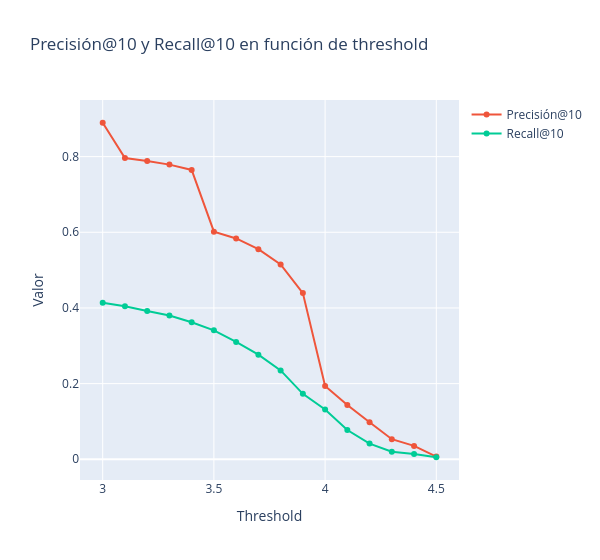

Notebook cell for this chart:
### Markdown cell above
> **Respuesta**: En el gráfico, se puede ver que ambas métricas disminuyen a medida que aumenta el `threshold`. Esta disminución es más drástica en `precision@10`, dado que converge al mismo valor que `recall@10`, pero la diferencia es que parte de un punto mucho más alto. Este comportamiento es el esperado, porque un _threshold_ más alto significa que el umbral para reconocer como relevante una cerveza es mayor, es decir, se requiere una calificación más cercana a $5$ para que sea relevante para el cliente.

### Code cell
mean_precisions = []
mean_recalls = []

for threshold in np.arange(3.0, 4.50 + 1e-2, 0.1):
  precisions, recalls = precision_recall_at_k(pred, k=10, threshold=threshold)
  mean_precisions.append(np.mean(list(precisions.values())))
  mean_recalls.append(np.mean(list(recalls.values())))

plt = px.line(title='Precisión@10 y Recall@10 en función de threshold')
plt.add_scatter(
  x=list(np.arange(3.0, 4.50 + 1e-2, 0.1)), 
  y=mean_precisions,
  mode='lines+markers', 
  name='Precisión@10'
)
plt.add_scatter(
  x=list(np.arange(3.0, 4.50 + 1e-2, 0.1)), 
  y=mean_recalls,
  mode='lines+markers', 
  name='Recall@10'
)
plt.update_layout(width=600)
plt.update_xaxes(title_text='Threshold')
plt.update_yaxes(title_text='Valor')
plt.show()

### Figure 1 — Plotly figure (JSON) as saved in the notebook; plotly's stock layout.template omitted (floating-point values rounded to 4 significant figures)
{"data": [{"hovertemplate": "<extra></extra>", "legendgroup": "", "line": {"color": "#636efa", "dash": "solid"}, "marker": {"symbol": "circle"}, "mode": "lines", "name": "", "orientation": "v", "showlegend": false, "type": "scatter", "xaxis": "x", "yaxis": "y"}, {"mode": "lines+markers", "name": "Precisión@10", "type": "scatter", "x": [3, 3.1, 3.2, 3.3, 3.4, 3.5, 3.6, 3.7, 3.8, 3.9, 4.0, 4.1, 4.2, 4.3, 4.4, 4.5], "y": [0.8895, 0.7965, 0.7887, 0.7789, 0.7648, 0.6016, 0.5837, 0.5553, 0.5151, 0.4392, 0.1935, 0.1436, 0.09806, 0.05304, 0.03535, 0.007082]}, {"mode": "lines+markers", "name": "Recall@10", "type": "scatter", "x": [3, 3.1, 3.2, 3.3, 3.4, 3.5, 3.6, 3.7, 3.8, 3.9, 4.0, 4.1, 4.2, 4.3, 4.4, 4.5], "y": [0.4138, 0.4044, 0.3922, 0.3801, 0.3622, 0.3409, 0.3102, 0.2765, 0.2348, 0.1729, 0.1318, 0.07733, 0.04149, 0.02002, 0.0137, 0.005321]}], "layout": {"legend": {"tracegroupgap": 0}, "title": {"text": "Precisión@10 y Recall@10 en función de threshold"}, "width": 600, "xaxis": {"anchor": "y", "domain": [0, 1], "title": {"text": "Threshold"}}, "yaxis": {"anchor": "x", "domain": [0, 1], "title": {"text": "Valor"}}}}
